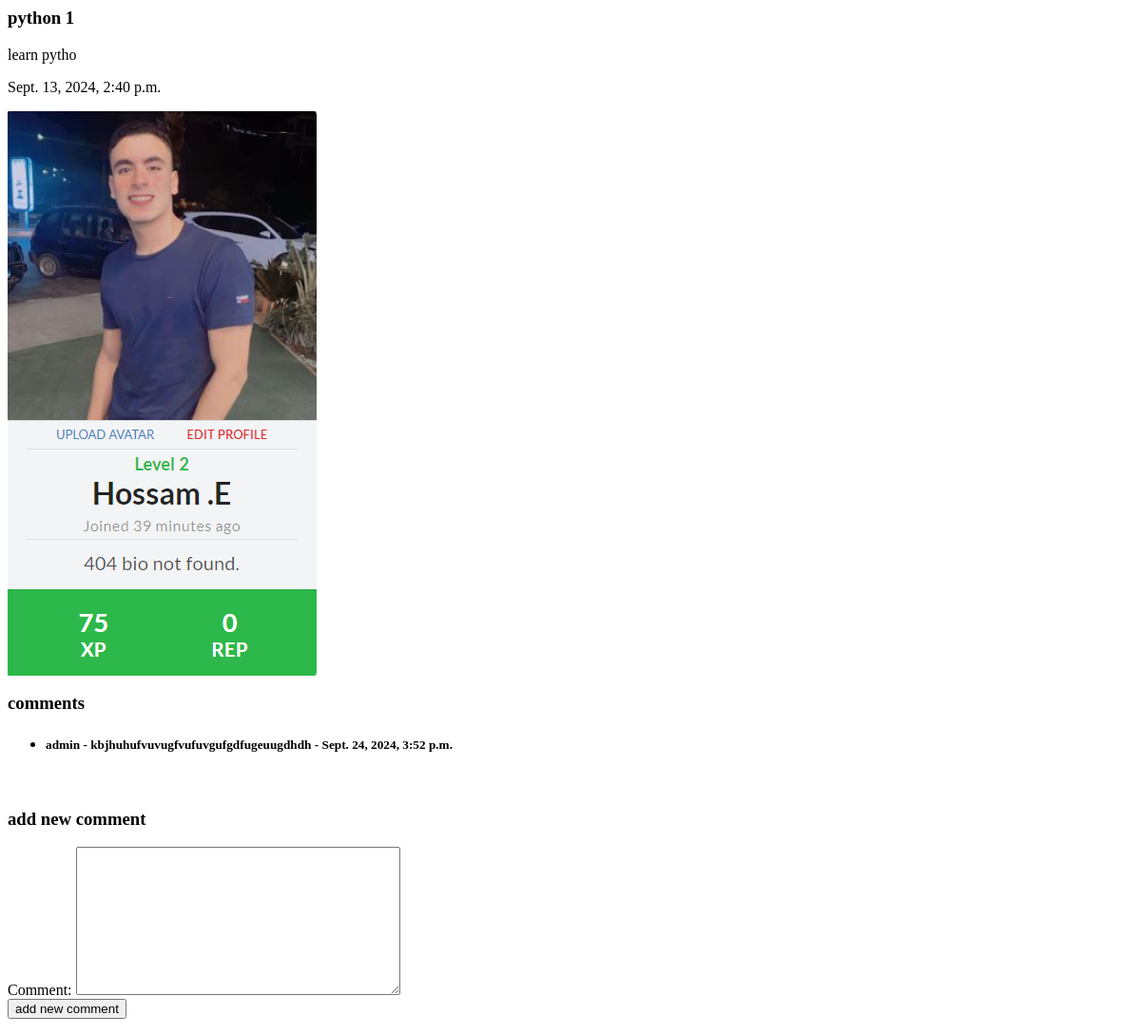
/blog/2, run on an earlier commit of the app's database.
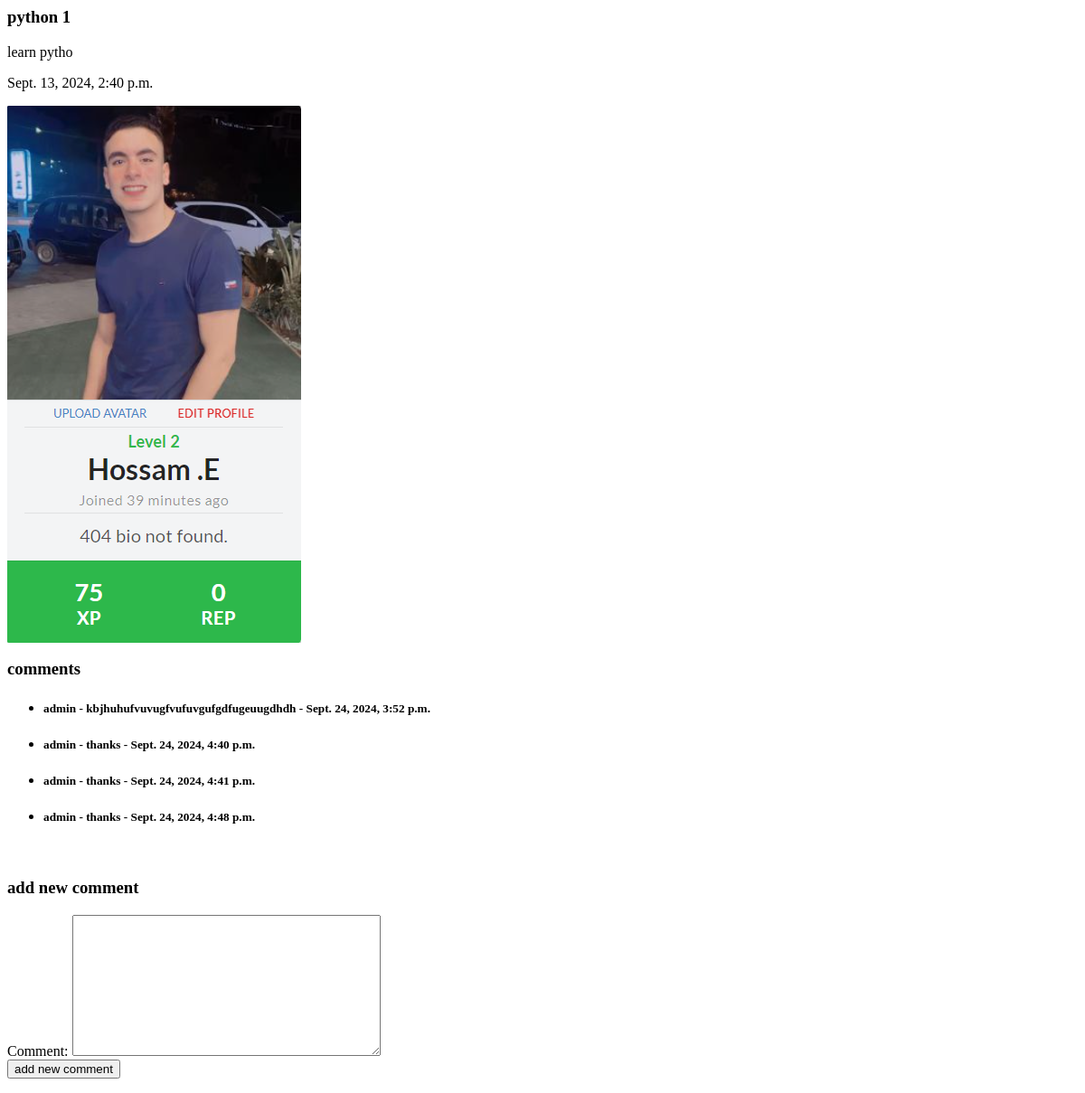
And on a later commit of the database.
### blog/models.py (models this page shows, shortened)
class Post(models.Model):
    title = models.CharField(max_length=100)
    content=models.TextField(max_length=30000)
    create_date=models.DateTimeField(default=timezone.now)
    draft=models.BooleanField(default=True)
    tags = TaggableManager()
    author=models.ForeignKey(User,on_delete=models.SET_NULL,null=True,blank=True,related_name='post_user')
    image=models.ImageField(upload_to='posts')
    def __str__(self):
        return self.title

class Comment(models.Model):
    user= models.ForeignKey(User,on_delete=models.CASCADE,related_name='coment_author')
    post= models.ForeignKey(Post,related_name='comment_post',on_delete=models.CASCADE)
    comment=models.TextField(max_length=200)
    created_at=models.DateTimeField(default=timezone.now)

### blog/views.py (the view)
# urls.py: path('blog/<int:pk>',post_detail),
def post_detail(request,pk):
    data =Post.objects.get(id=pk)
    post_comment=Comment.objects.filter(post=data)
    if request.method=='POST':
        form = CommentForm(request.POST)
        if form.is_valid():
            myform = form.save(commit=False)
            myform.user = request.user
            myform.post = data
            myform.save()
    else :
        form = CommentForm()
    return render(request,'blog/post_detail.html',{'post':data,'form':form ,'post_comment':post_comment})

### blog/forms.py
class CommentForm(forms.ModelForm):
    class Meta :
        model = Comment
        fields = ['comment']

### blog/templates/blog/post_detail.html (shortened to what this page needs)
<h3>{{post}}</h3>
<p>{{post.content |safe}}</p>
<p> {{post.create_date}}</p>
<img src="{{post.image.url}}" alt="">
<h3>comments</h3>
<ul>
    {% for comment in post_comment %}
        <li>
            <h5>
                {{comment.user}} - {{comment.comment}} - {{comment.created_at}}
            </h5>
         </li>
    {% endfor %}
</ul>
<h3>add new comment</h3>
<form method="post">
    {{form}}
    <input type="submit" value="add new comment">
</form>

What changed in the data, as far as the page shows it:
added Comment: user "admin", comment "thanks", created_at "Sept. 24, 2024, 4:40 p.m."
added Comment: user "admin", comment "thanks", created_at "Sept. 24, 2024, 4:41 p.m."
added Comment: user "admin", comment "thanks", created_at "Sept. 24, 2024, 4:48 p.m."
